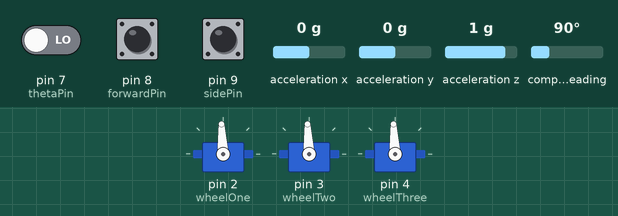
This sketch was run on a simulated Arduino Uno, built with avr-gcc and run on an emulated ATmega328P. Shown: 3 × servo. The inputs (shaded band) are chosen by the test bench; at power-on: pin 8 (forwardPin) LOW, pin 9 (sidePin) LOW, pin 7 (thetaPin) LOW, acceleration x 0 g, acceleration y 0 g, acceleration z 1 g, compass heading 90°. What the sketch prints to the serial monitor is not drawn.

Above: at 7.2 s.
7.3 s: pin 8 (forwardPin) pulsed HIGH 2 times (0.12 s each, 0.3 s apart)
At 9.5 s:
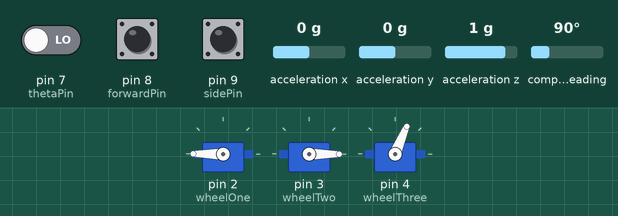
At 12.4 s:
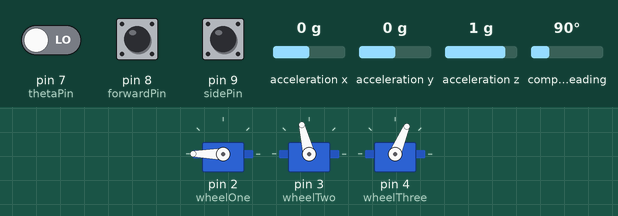
13.1 s: pin 9 (sidePin) pulsed HIGH 5 times (0.12 s each, 0.3 s apart)
At 14.8 s:
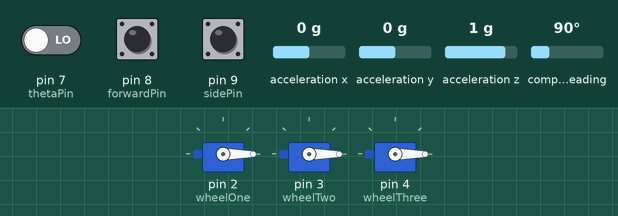
Timing chart, 0 to 18.5 s (numbered marks = the images above; inputs shaded):
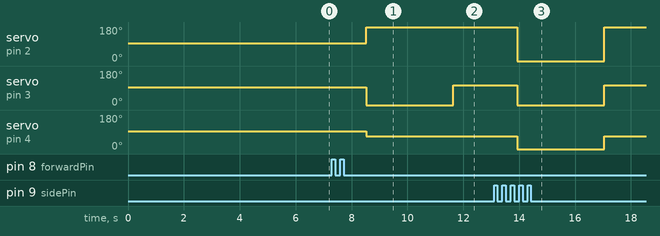

The sketch:

CombatRoboticsFinalCode.ino
```cpp
/* This Arduino script includes the final integrated code for the combat robot.
It enables a kiwi function drive system that is moderated by closed loop PID control using a BNO055 accelerometer. */

//Libraries
#include <Wire.h>
#include <Servo.h>
#include <Adafruit_Sensor.h>
#include <Adafruit_BNO055.h>
#include <utility/imumaths.h>

//Initialize BNO sensor
#define I2C_SDA A4
#define I2C_SCL A5

Adafruit_BNO055 bno = Adafruit_BNO055(55);

//Initialize servos
Servo wheelOne;
Servo wheelTwo;
Servo wheelThree;
int thetaPin = 7;
int forwardPin = 8;
int sidePin = 9;

//Initialize kiwi drive variables
int ser1;
int ser2;
int ser3;

//Initialize x-orientation variables
float yaw;  //Absolute x-orientation value from BNO
int error;  //Error relative to setpoint
float setpoint = 180; //Absolute orientation goal of robot

//Initialize derivative time values
float error_before;
long time_before = micros();
int error_derivative;

//Initialize PID control constants
float p_constant = 1.5;
float d_constant = 3;

void setup() {
  Serial.begin(9600);
  Wire.begin(I2C_SDA);
  Wire.begin(I2C_SCL);
  Serial.println("Orientation Sensor Test"); Serial.println("");

  /* Initialise the sensor */
  if(!bno.begin())
  {
    /* There was a problem detecting the BNO055 ... check your connections */
    Serial.print("Ooops, no BNO055 detected ... Check your wiring or I2C ADDR!");
    while(1);
  }
  delay(1000);
  bno.setExtCrystalUse(true);

//Initialize wheels
  wheelOne.attach(2);
  wheelTwo.attach(3);
  wheelThree.attach(4);
  calib();
  delay(5000);

//Initialize remote signals
  pinMode(forwardPin, INPUT);
  pinMode(sidePin, INPUT);
  pinMode(thetaPin, INPUT);

  Serial.println("Done with setup");
}

void loop() {
  long thetaDuration = pulseIn(thetaPin, HIGH);  //Read PWM for theta input
  float thetaVal = map((float)thetaDuration, 1750.0, 950.0, -0.5, 0.5);

  long fwdDuration = pulseIn(forwardPin, HIGH);  //Read PWM for fwd input
  float fwdVal = map((float)fwdDuration, 1000.0, 1980.0, -1.0, 1.0);

  long sideDuration = pulseIn(sidePin, HIGH);  //Read PWM for side input
  float sideVal = map((float)sideDuration, 2030.0, 1080.0, -1.0, 1.0);

  if(thetaDuration<1350 || thetaDuration>1550){   //If driver is manually changing theta input
    delay(100);
    sensorEvent();
    setpoint = yaw;   //Adjusts robot setpoint
  }

  //Implements goal-seeking
  sensorEvent();  //Reads x-orientation from BNO
  adjust();   //Corrects robot orientation with proportional adjustment
  updateDer();    //Updates error_derivative value

  kiwiFunct(fwdVal, sideVal, thetaVal);   //Calculate servo values with kiwi drive math


  ser1+=error;  //Corrects servo values proportionally
  ser2+=error;
  ser3+=error;

  ser1+=error_derivative;   //Dampens adjustment of servo values
  ser2+=error_derivative;
  ser3+=error_derivative;

  wheelOne.writeMicroseconds(ser1);   //Write values to drive servos
  wheelTwo.writeMicroseconds(ser2);
  wheelThree.writeMicroseconds(ser3);
  delay(10);
}

//Cacluates error relative to robot setpoint
void calcError(){
  if(setpoint<=180){ //Calculates error for setpoint less than 180 degrees
    if (yaw>setpoint && yaw<setpoint+180)
      error = rotateLeft(yaw-setpoint);
    else if(yaw>0 && yaw<setpoint)
      error = rotateRight(setpoint-yaw);
    else if(yaw>setpoint+180 && yaw<360)
      error = rotateRight(360-yaw+setpoint);
  }
  else if(setpoint>180){ //Calculates error for setpoint greater than 180 degrees
    if (yaw>setpoint-180 && yaw<setpoint)
      error = rotateRight(setpoint-yaw);
    else if(yaw>setpoint && yaw<360)
      error = rotateLeft(yaw-setpoint);
    else if(yaw>0 && yaw<setpoint-180)
      error = rotateLeft(360-setpoint+yaw);
  }
}


//Reorients robot to face forward while driving
void adjust(){
  if(yaw!=setpoint){
    calcError();
  }
}

//Calculates derivative value in PID to dampen adjustment
void updateDer(){
  float error_now = error;   //Records current robot orientation error
  float error_delta = error_now - error_before;  //Calculates change in error

  long time_now = micros();
  long time_delta = time_now - time_before;   //Calculates change in time

  error_derivative = (int)(d_constant * error_delta / (time_delta / 100000.0));  //Calculates error derivative

  error_before = error_now;   //Updates current error value
  time_before = time_now;   //Updates current time value
  }

//Rotation functions with goal-seeking
int rotateRight(float angle){
  float offset = angle;
  return (int)(-1 * p_constant * offset);   //Return scaled value for rightward adjustment
}

int rotateLeft(float angle){
  float offset = angle;
  return (int)(p_constant * offset);  //Return scaled value for leftward adjustment
}

//Stops robot
void calib(){
  wheelOne.writeMicroseconds(1500);
  wheelTwo.writeMicroseconds(1500);
  wheelThree.writeMicroseconds(1500);
}

//Prints servo values
void printSer(){
  Serial.print("Ser1: " );
  Serial.print(ser1);
  Serial.print("\tSer2: " );
  Serial.print(ser2);
  Serial.print("\tSer3: " );
  Serial.println(ser3);
}

//Calculates servo values
void kiwiFunct(float fwdVal, float sideVal, float thetaVal){
  float m1 = .5 * sideVal -sqrt(3)/2 * fwdVal + thetaVal;
  float m2 = .5 * sideVal + sqrt(3)/2 * fwdVal + thetaVal;
  float m3 = -1 * sideVal + thetaVal;

  float avg1 = (m1)/3.0;
  float avg2 = (m2)/3.0;
  float avg3 = (m3)/3.0;

  ser1 = (int)(map(avg1, -1, 1, 1000, 2000));
  ser2 = (int)(map(avg2, -1, 1, 1000, 2000));
  ser3 = (int)(map(avg3, -1, 1, 1000, 2000));
}

/* Get a new sensor event */
void sensorEvent(){
  sensors_event_t event;   //Reads absolute x-orientation from BNO
  bno.getEvent(&event);
  yaw = event.orientation.x;   //Updates yaw value
}

/* Display sensor floating point data */
void printYaw(){
  Serial.print("\tyaw:" );
  Serial.println(yaw, 4);
}

//Takes value v in range [a,b] and maps to corresponding value in range [c,d]
float map(float v, float a, float b, float c, float d){
  return (v-a) * (d-c) / (b-a) + c;
}
```

Measured:
- after the input at 7.3 s, servo on pin 2 (wheelOne): 93° → 180° after 1.2 s instead of 1.8 s; servo on pin 3 (wheelTwo): 93° → 0° after 1.2 s, → 104° 3.1 s later; servo on pin 4 (wheelThree): 93° → 67° after 1.2 s instead of 1.8 s
- after the input at 13.1 s, servo on pin 2 (wheelOne): 180° → 0° after 0.82 s, → 180° 3.1 s later; servo on pin 3 (wheelTwo): 104° → 0° after 0.82 s, → 104° 3.1 s later; servo on pin 4 (wheelThree): 67° → 0° after 0.82 s, → 67° 3.1 s later
